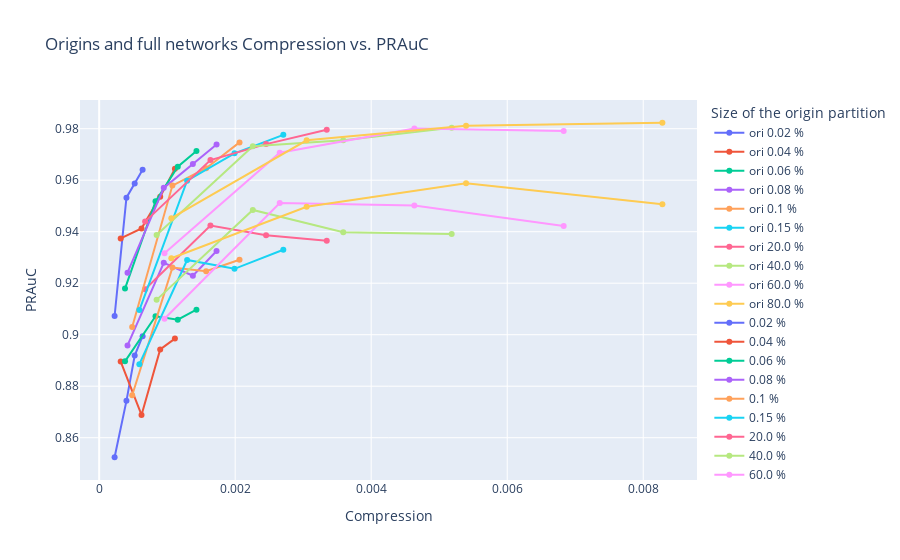

Notebook cell for this chart:
### Code cell
fig = go.Figure() 

for k, ss in sorted(sizes_ori.items()):

    fig = fig.add_trace(go.Scatter(x = list(map(lambda x: x/f_size, ss)),
                                   y = aucs_ori[k], 
                                   name = f"ori {k} %", text=gammas, 
                                   hovertemplate = 'AuC: %{y:.3f}<br>Comp: %{x}<br>Epsilon: %{text}'))
    


for k, ss in sorted(sizes.items()):

    fig = fig.add_trace(go.Scatter(x = list(map(lambda x: x/f_size, ss)),
                                   y = aucs[k], 
                                   name = f"{k} %", text=gammas, 
                                   hovertemplate = 'AuC: %{y:.3f}<br>Comp: %{x}<br>Epsilon: %{text}'))
    
fig.update_layout(
    title="Origins and full networks Compression vs. PRAuC",
    xaxis_title="Compression",
    yaxis_title="PRAuC",
    legend_title="Size of the origin partition"
)
    
fig.update_layout(hovermode="x unified")

fig.show()

### Figure 1 — Plotly figure (JSON) as saved in the notebook; plotly's stock layout.template omitted (floating-point values rounded to 4 significant figures)
{"data": [{"hovertemplate": "AuC: %{y:.3f}<br>Comp: %{x}<br>Epsilon: %{text}", "name": "ori 0.02 %", "text": ["0.65", "0.75", "0.85", "0.95"], "type": "scatter", "x": [0.0006387, 0.0005226, 0.0004012, 0.000227], "y": [0.8994, 0.8919, 0.8743, 0.8524]}, {"hovertemplate": "AuC: %{y:.3f}<br>Comp: %{x}<br>Epsilon: %{text}", "name": "ori 0.04 %", "text": ["0.65", "0.75", "0.85", "0.95"], "type": "scatter", "x": [0.001114, 0.0008973, 0.0006228, 0.0003167], "y": [0.8985, 0.8943, 0.8688, 0.8896]}, {"hovertemplate": "AuC: %{y:.3f}<br>Comp: %{x}<br>Epsilon: %{text}", "name": "ori 0.06 %", "text": ["0.65", "0.75", "0.85", "0.95"], "type": "scatter", "x": [0.00143, 0.001156, 0.0008287, 0.00038], "y": [0.9097, 0.9058, 0.9071, 0.8897]}, {"hovertemplate": "AuC: %{y:.3f}<br>Comp: %{x}<br>Epsilon: %{text}", "name": "ori 0.08 %", "text": ["0.65", "0.75", "0.85", "0.95"], "type": "scatter", "x": [0.001726, 0.001378, 0.0009501, 0.000417], "y": [0.9325, 0.9229, 0.9279, 0.8958]}, {"hovertemplate": "AuC: %{y:.3f}<br>Comp: %{x}<br>Epsilon: %{text}", "name": "ori 0.1 %", "text": ["0.65", "0.75", "0.85", "0.95"], "type": "scatter", "x": [0.002064, 0.001573, 0.001077, 0.0004856], "y": [0.9291, 0.9246, 0.9261, 0.8765]}, {"hovertemplate": "AuC: %{y:.3f}<br>Comp: %{x}<br>Epsilon: %{text}", "name": "ori 0.15 %", "text": ["0.65", "0.75", "0.85", "0.95"], "type": "scatter", "x": [0.002708, 0.00199, 0.001293, 0.0005912], "y": [0.933, 0.9256, 0.929, 0.8885]}, {"hovertemplate": "AuC: %{y:.3f}<br>Comp: %{x}<br>Epsilon: %{text}", "name": "ori 20.0 %", "text": ["0.65", "0.75", "0.85", "0.95"], "type": "scatter", "x": [0.003346, 0.002454, 0.001636, 0.0006756], "y": [0.9364, 0.9386, 0.9424, 0.9177]}, {"hovertemplate": "AuC: %{y:.3f}<br>Comp: %{x}<br>Epsilon: %{text}", "name": "ori 40.0 %", "text": ["0.65", "0.75", "0.85", "0.95"], "type": "scatter", "x": [0.005183, 0.003589, 0.002259, 0.0008445], "y": [0.9391, 0.9398, 0.9484, 0.9135]}, {"hovertemplate": "AuC: %{y:.3f}<br>Comp: %{x}<br>Epsilon: %{text}", "name": "ori 60.0 %", "text": ["0.65", "0.75", "0.85", "0.95"], "type": "scatter", "x": [0.00683, 0.004634, 0.002655, 0.0009607], "y": [0.9422, 0.9501, 0.9512, 0.9062]}, {"hovertemplate": "AuC: %{y:.3f}<br>Comp: %{x}<br>Epsilon: %{text}", "name": "ori 80.0 %", "text": ["0.65", "0.75", "0.85", "0.95"], "type": "scatter", "x": [0.008282, 0.005395, 0.003051, 0.001061], "y": [0.9506, 0.9588, 0.9497, 0.9297]}, {"hovertemplate": "AuC: %{y:.3f}<br>Comp: %{x}<br>Epsilon: %{text}", "name": "0.02 %", "text": ["0.65", "0.75", "0.85", "0.95"], "type": "scatter", "x": [0.0006387, 0.0005226, 0.0004012, 0.000227], "y": [0.9641, 0.9587, 0.9532, 0.9073]}, {"hovertemplate": "AuC: %{y:.3f}<br>Comp: %{x}<br>Epsilon: %{text}", "name": "0.04 %", "text": ["0.65", "0.75", "0.85", "0.95"], "type": "scatter", "x": [0.001114, 0.0008973, 0.0006228, 0.0003167], "y": [0.9645, 0.9535, 0.9413, 0.9374]}, {"hovertemplate": "AuC: %{y:.3f}<br>Comp: %{x}<br>Epsilon: %{text}", "name": "0.06 %", "text": ["0.65", "0.75", "0.85", "0.95"], "type": "scatter", "x": [0.00143, 0.001156, 0.0008287, 0.00038], "y": [0.9714, 0.9652, 0.9518, 0.9179]}, {"hovertemplate": "AuC: %{y:.3f}<br>Comp: %{x}<br>Epsilon: %{text}", "name": "0.08 %", "text": ["0.65", "0.75", "0.85", "0.95"], "type": "scatter", "x": [0.001726, 0.001378, 0.0009501, 0.000417], "y": [0.9738, 0.9662, 0.957, 0.9241]}, {"hovertemplate": "AuC: %{y:.3f}<br>Comp: %{x}<br>Epsilon: %{text}", "name": "0.1 %", "text": ["0.65", "0.75", "0.85", "0.95"], "type": "scatter", "x": [0.002064, 0.001573, 0.001077, 0.0004856], "y": [0.9747, 0.9646, 0.9579, 0.903]}, {"hovertemplate": "AuC: %{y:.3f}<br>Comp: %{x}<br>Epsilon: %{text}", "name": "0.15 %", "text": ["0.65", "0.75", "0.85", "0.95"], "type": "scatter", "x": [0.002708, 0.00199, 0.001293, 0.0005912], "y": [0.9776, 0.9704, 0.9598, 0.9096]}, {"hovertemplate": "AuC: %{y:.3f}<br>Comp: %{x}<br>Epsilon: %{text}", "name": "20.0 %", "text": ["0.65", "0.75", "0.85", "0.95"], "type": "scatter", "x": [0.003346, 0.002454, 0.001636, 0.0006756], "y": [0.9796, 0.974, 0.9678, 0.9439]}, {"hovertemplate": "AuC: %{y:.3f}<br>Comp: %{x}<br>Epsilon: %{text}", "name": "40.0 %", "text": ["0.65", "0.75", "0.85", "0.95"], "type": "scatter", "x": [0.005183, 0.003589, 0.002259, 0.0008445], "y": [0.9804, 0.9755, 0.9732, 0.9387]}, {"hovertemplate": "AuC: %{y:.3f}<br>Comp: %{x}<br>Epsilon: %{text}", "name": "60.0 %", "text": ["0.65", "0.75", "0.85", "0.95"], "type": "scatter", "x": [0.00683, 0.004634, 0.002655, 0.0009607], "y": [0.9791, 0.9801, 0.9706, 0.9316]}, {"hovertemplate": "AuC: %{y:.3f}<br>Comp: %{x}<br>Epsilon: %{text}", "name": "80.0 %", "text": ["0.65", "0.75", "0.85", "0.95"], "type": "scatter", "x": [0.008282, 0.005395, 0.003051, 0.001061], "y": [0.9823, 0.9811, 0.9755, 0.9453]}], "layout": {"hovermode": "x unified", "legend": {"title": {"text": "Size of the origin partition"}}, "title": {"text": "Origins and full networks Compression vs. PRAuC"}, "xaxis": {"title": {"text": "Compression"}}, "yaxis": {"title": {"text": "PRAuC"}}}}
